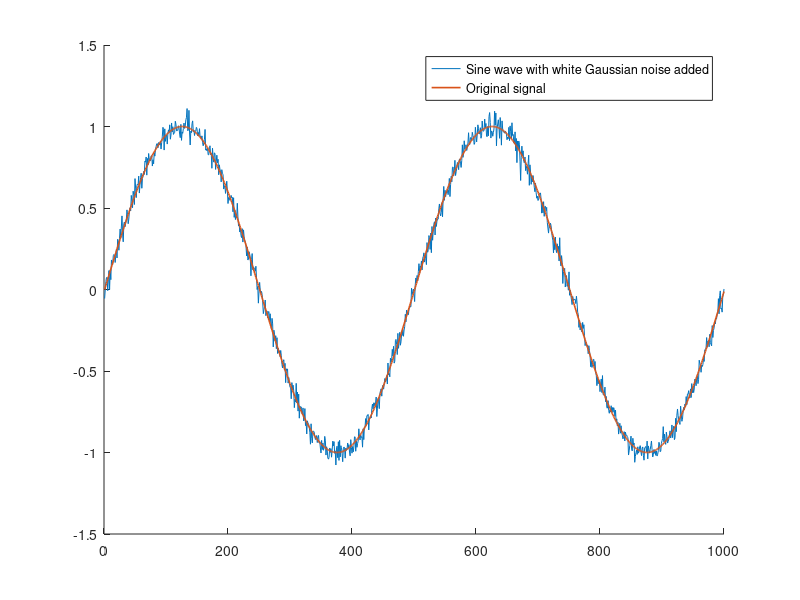

Recreate this plot in MATLAB. (Note: this script raises an error after producing the figure.)
%%
%Sine signal replica

%Pre cleaning
close all;
clear;
clc;

%Sine signal replication
t = 0:1:999;
original = sin(2*pi*0.002*t);

%Noisy replica
noise = wgn(1, 1000, -28); %-28 dBW was chosen to replicate the noise in the original paper.
noisy_signal = original + noise;
figure(1)
hold on;
plot(noisy_signal);
plot(original, 'LineWidth', 1.2);
legend("Sine wave with white Gaussian noise added", "Original signal");
hold off;

%Spline function fitting using the spap2 function
spline_app_500ctrl = spap2(500, 3, t, noisy_signal);
spline_app_200ctrl = spap2(200, 3, t, noisy_signal);
spline_app_100ctrl = spap2(100, 3, t, noisy_signal);
spline_app_50ctrl = spap2(50, 3, t, noisy_signal);

fn_form_500ctrl = fnval(fn2fm(spline_app_500ctrl, 'ppform'), t);
fn_form_200ctrl = fnval(fn2fm(spline_app_200ctrl, 'ppform'), t);
fn_form_100ctrl = fnval(fn2fm(spline_app_100ctrl, 'ppform'), t);
fn_form_50ctrl = fnval(fn2fm(spline_app_50ctrl, 'ppform'), t);

figure(2)
hold on;
plot(fn_form_500ctrl);
plot(original, 'LineWidth', 1.2);
legend("Spline approximated signal", "Original signal");
title("a) p=3; No.CP=500");
xlabel("Samples");
ylabel("Magnitude");
hold off;

figure(3)
hold on;
plot(fn_form_200ctrl);
plot(original, 'LineWidth', 1.2);
legend("Spline approximated signal", "Original signal");
title("b) p=3; No.CP=200");
xlabel("Samples");
ylabel("Magnitude");
hold off;

figure(4)
hold on;
plot(fn_form_100ctrl);
plot(original, 'LineWidth', 1.2);
legend("Spline approximated signal", "Original signal");
title("c) p=3; No.CP=100");
xlabel("Samples");
ylabel("Magnitude");
hold off;

figure(5)
hold on;
plot(fn_form_50ctrl);
plot(original, 'LineWidth', 1.2);
legend("Spline approximated signal", "Original signal");
title("d) p=3; No.CP=50");
xlabel("Samples");
ylabel("Magnitude");
hold off;

%Performance metrics calculation

signal_vector = [noisy_signal' fn_form_500ctrl' fn_form_200ctrl' fn_form_100ctrl' fn_form_50ctrl']; %From this point onwards this order is used for the signals inside the vectors.

%SM1
SM1 = zeros(1, size(signal_vector, 2));
SM1_percentage = zeros(1, size(signal_vector, 2));
for n = 1:size(signal_vector, 2)
    dif = signal_vector(2:size(signal_vector(:, n), 1), n) - signal_vector(1:size(signal_vector(:, n), 1)-1, n);
    SM1(n) = sum(abs(dif));
    SM1_percentage(n) = 100*(SM1(1)-SM1(n))/(SM1(1));
end

%SM2
SM2 = zeros(1, size(signal_vector, 2));
SM2_percentage = zeros(1, size(signal_vector, 2));
for n = 1:size(signal_vector, 2)
    dif = signal_vector(1:size(signal_vector(:, n), 1)-2, n) - 2.*signal_vector(2:size(signal_vector(:, n), 1)-1, n) + signal_vector(3:size(signal_vector(:, n), 1), n);
    SM2(n) = sum((dif).^(2));
    SM2_percentage(n) = 100*(SM2(1)-SM2(n))/(SM2(1));
end


%%
%MOCAP Signal Replica

%Pre cleaning
close all;
clear;
clc;

%Loading the mocap signals from the original paper using the helper
%function amc_to_matrix.m

t = 0:1:596;
Mocap = amc_to_matrix("11_01.amc");

%Extraction of the elements used on the original paper
ch1 = Mocap(:, 2); %Called channel 1 in the original paper
ch1 = (6*(ch1-17.5)+86)'; %Replicating scaling and offset applied in the original paper
ch3 = Mocap(:, 6)'; %Called channel 3 in the original paper

% ch1 B-Spline filtering

%Spline function fitting using the spap2 function
spline_app_598ctrl_ch1 = spap2(598, 3, t, ch1);
spline_app_200ctrl_ch1 = spap2(200, 3, t, ch1);
spline_app_100ctrl_ch1 = spap2(100, 3, t, ch1);
spline_app_50ctrl_ch1 = spap2(50, 3, t, ch1);
spline_app_25ctrl_ch1 = spap2(25, 3, t, ch1);

fn_form_598ctrl_ch1 = fnval(fn2fm(spline_app_598ctrl_ch1, 'ppform'), t);
fn_form_200ctrl_ch1 = fnval(fn2fm(spline_app_200ctrl_ch1, 'ppform'), t);
fn_form_100ctrl_ch1 = fnval(fn2fm(spline_app_100ctrl_ch1, 'ppform'), t);
fn_form_50ctrl_ch1 = fnval(fn2fm(spline_app_50ctrl_ch1, 'ppform'), t);
fn_form_25ctrl_ch1 = fnval(fn2fm(spline_app_25ctrl_ch1, 'ppform'), t);

figure(1)
subplot(2, 2, 1);
hold on;
plot(fn_form_598ctrl_ch1, 'LineWidth', 1.2);
plot(ch1, "k");
legend("Spline approximated signal", "Original signal");
title("a) p=3; No.CP=598");
xlabel("Samples");
ylabel("Magnitude");
hold off;

subplot(2, 2, 2);
hold on;
plot(fn_form_100ctrl_ch1, 'LineWidth', 1.2);
plot(ch1, "k");
legend("Spline approximated signal", "Original signal");
title("c) p=3; No.CP=100");
xlabel("Samples");
ylabel("Magnitude");
hold off;

subplot(2, 2, 3);
hold on;
plot(fn_form_50ctrl_ch1, 'LineWidth', 1.2);
plot(ch1, "k");
legend("Spline approximated signal", "Original signal");
title("d) p=3; No.CP=50");
xlabel("Samples");
ylabel("Magnitude");
hold off;

subplot(2, 2, 4);
hold on;
plot(fn_form_25ctrl_ch1, 'LineWidth', 1.2);
plot(ch1, "k");
legend("Spline approximated signal", "Original signal");
title("b) p=3; No.CP=25");
xlabel("Samples");
ylabel("Magnitude");
hold off;

%Performance metrics calculation

signal_vector = [ch1' fn_form_598ctrl_ch1' fn_form_200ctrl_ch1' fn_form_100ctrl_ch1' fn_form_50ctrl_ch1' fn_form_25ctrl_ch1']; %From this point onwards this order is used for the signals inside the vectors.

%SM1
SM1_ch1 = zeros(1, size(signal_vector, 2));
SM1_percentage_ch1 = zeros(1, size(signal_vector, 2));
for n = 1:size(signal_vector, 2)
    dif_ch1 = signal_vector(2:size(signal_vector(:, n), 1), n) - signal_vector(1:size(signal_vector(:, n), 1)-1, n);
    SM1_ch1(n) = sum(abs(dif_ch1));
    SM1_percentage_ch1(n) = 100*(SM1_ch1(1)-SM1_ch1(n))/(SM1_ch1(1));
end

%SM2
SM2_ch1 = zeros(1, size(signal_vector, 2));
SM2_percentage_ch1 = zeros(1, size(signal_vector, 2));
for n = 1:size(signal_vector, 2)
    dif_ch1 = signal_vector(1:size(signal_vector(:, n), 1)-2, n) - 2.*signal_vector(2:size(signal_vector(:, n), 1)-1, n) + signal_vector(3:size(signal_vector(:, n), 1), n);
    SM2_ch1(n) = sum((dif_ch1).^(2));
    SM2_percentage_ch1(n) = 100*(SM2_ch1(1)-SM2_ch1(n))/(SM2_ch1(1));
end

% ch3 B-Spline filtering

%Spline function fitting using the spap2 function
spline_app_598ctrl_ch3 = spap2(598, 3, t, ch3);
spline_app_200ctrl_ch3 = spap2(200, 3, t, ch3);
spline_app_100ctrl_ch3 = spap2(100, 3, t, ch3);
spline_app_50ctrl_ch3 = spap2(50, 3, t, ch3);
spline_app_25ctrl_ch3 = spap2(25, 3, t, ch3);

fn_form_598ctrl_ch3 = fnval(fn2fm(spline_app_598ctrl_ch3, 'ppform'), t);
fn_form_200ctrl_ch3 = fnval(fn2fm(spline_app_200ctrl_ch3, 'ppform'), t);
fn_form_100ctrl_ch3 = fnval(fn2fm(spline_app_100ctrl_ch3, 'ppform'), t);
fn_form_50ctrl_ch3 = fnval(fn2fm(spline_app_50ctrl_ch3, 'ppform'), t);
fn_form_25ctrl_ch3 = fnval(fn2fm(spline_app_25ctrl_ch3, 'ppform'), t);

figure(2)
subplot(2, 2, 1);
hold on;
plot(fn_form_598ctrl_ch3, 'LineWidth', 1.2);
plot(ch3, "k");
legend("Spline approximated signal", "Original signal");
title("a) p=3; No.CP=598");
xlabel("Samples");
ylabel("Magnitude");
hold off;

subplot(2, 2, 2);
hold on;
plot(fn_form_100ctrl_ch3, 'LineWidth', 1.2);
plot(ch3, "k");
legend("Spline approximated signal", "Original signal");
title("c) p=3; No.CP=100");
xlabel("Samples");
ylabel("Magnitude");
hold off;

subplot(2, 2, 3);
hold on;
plot(fn_form_50ctrl_ch3, 'LineWidth', 1.2);
plot(ch3, "k");
legend("Spline approximated signal", "Original signal");
title("d) p=3; No.CP=50");
xlabel("Samples");
ylabel("Magnitude");
hold off;

subplot(2, 2, 4);
hold on;
plot(fn_form_25ctrl_ch3, 'LineWidth', 1.2);
plot(ch3, "k");
legend("Spline approximated signal", "Original signal");
title("b) p=3; No.CP=25");
xlabel("Samples");
ylabel("Magnitude");
hold off;

%Performance metrics calculation

signal_vector = [ch3' fn_form_598ctrl_ch3' fn_form_200ctrl_ch3' fn_form_100ctrl_ch3' fn_form_50ctrl_ch3' fn_form_25ctrl_ch3']; %From this point onwards this order is used for the signals inside the vectors.

%SM1
SM1_ch3 = zeros(1, size(signal_vector, 2));
SM1_percentage_ch3 = zeros(1, size(signal_vector, 2));
for n = 1:size(signal_vector, 2)
    dif_ch3 = signal_vector(2:size(signal_vector(:, n), 1), n) - signal_vector(1:size(signal_vector(:, n), 1)-1, n);
    SM1_ch3(n) = sum(abs(dif_ch3));
    SM1_percentage_ch3(n) = 100*(SM1_ch3(1)-SM1_ch3(n))/(SM1_ch3(1));
end

%SM2
SM2_ch3 = zeros(1, size(signal_vector, 2));
SM2_percentage_ch3 = zeros(1, size(signal_vector, 2));
for n = 1:size(signal_vector, 2)
    dif_ch3 = signal_vector(1:size(signal_vector(:, n), 1)-2, n) - 2.*signal_vector(2:size(signal_vector(:, n), 1)-1, n) + signal_vector(3:size(signal_vector(:, n), 1), n);
    SM2_ch3(n) = sum((dif_ch3).^(2));
    SM2_percentage_ch3(n) = 100*(SM2_ch3(1)-SM2_ch3(n))/(SM2_ch3(1));
end